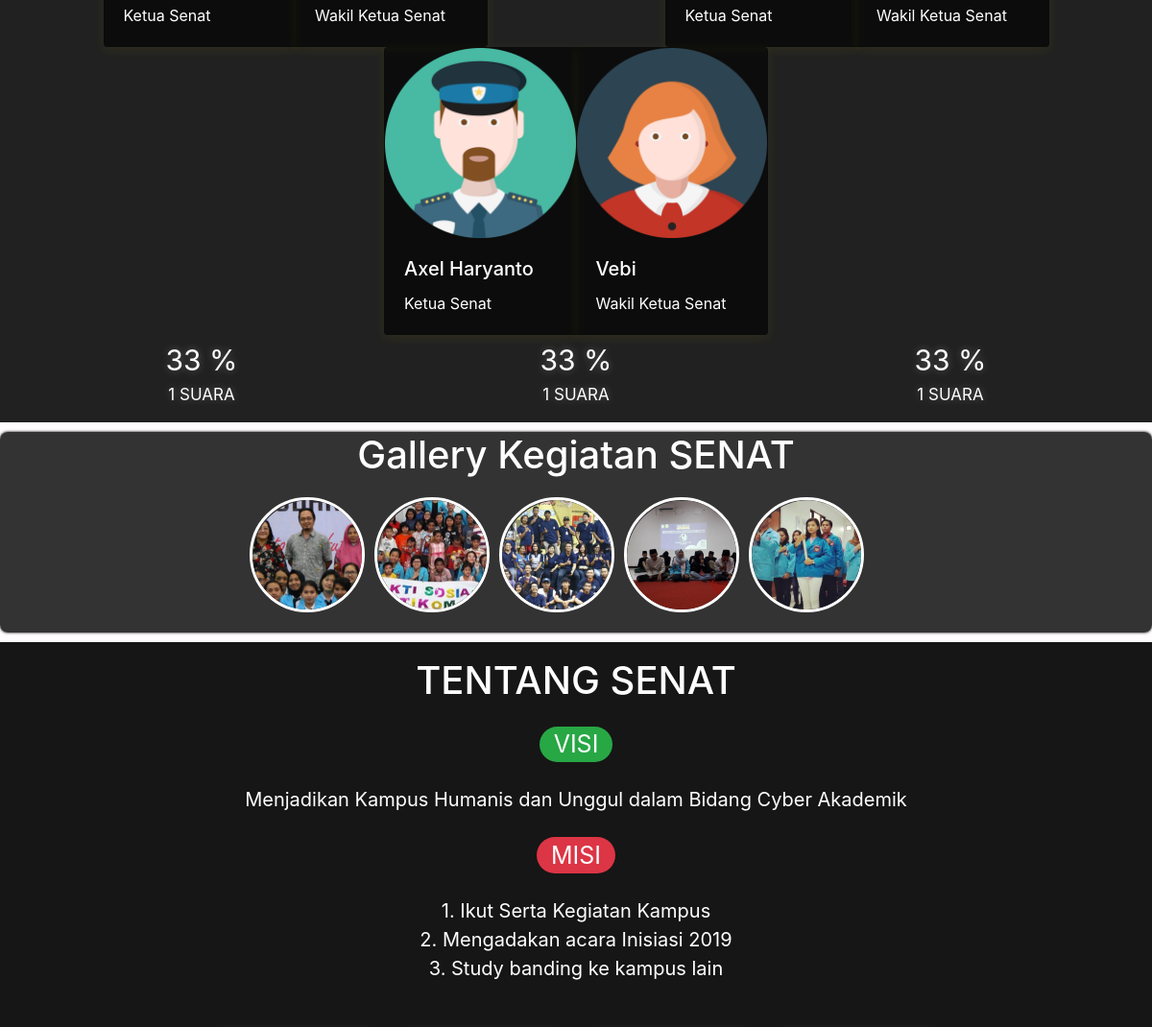
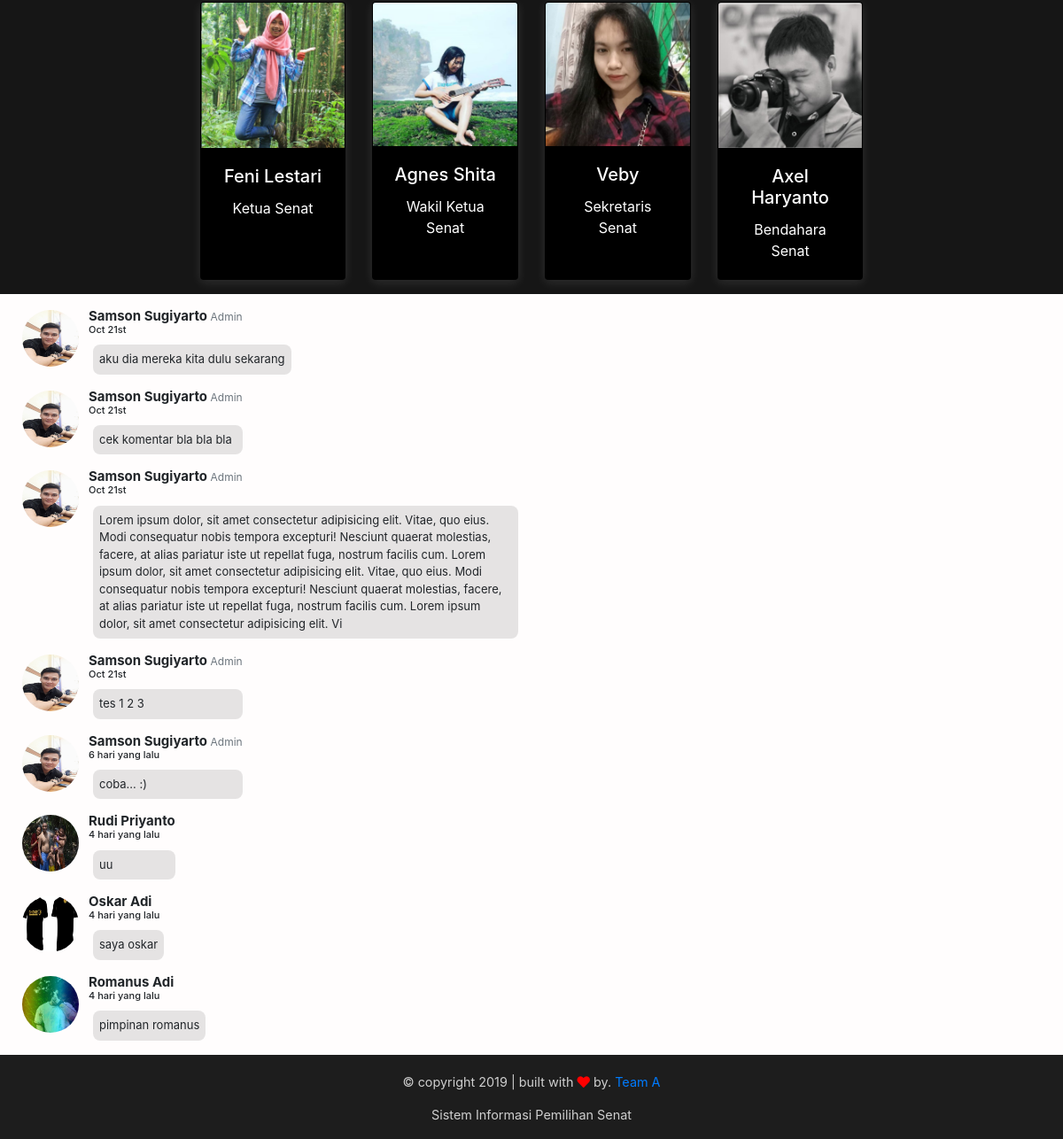
Before: / (lower part) with the older database file (2 pictures, top to bottom).
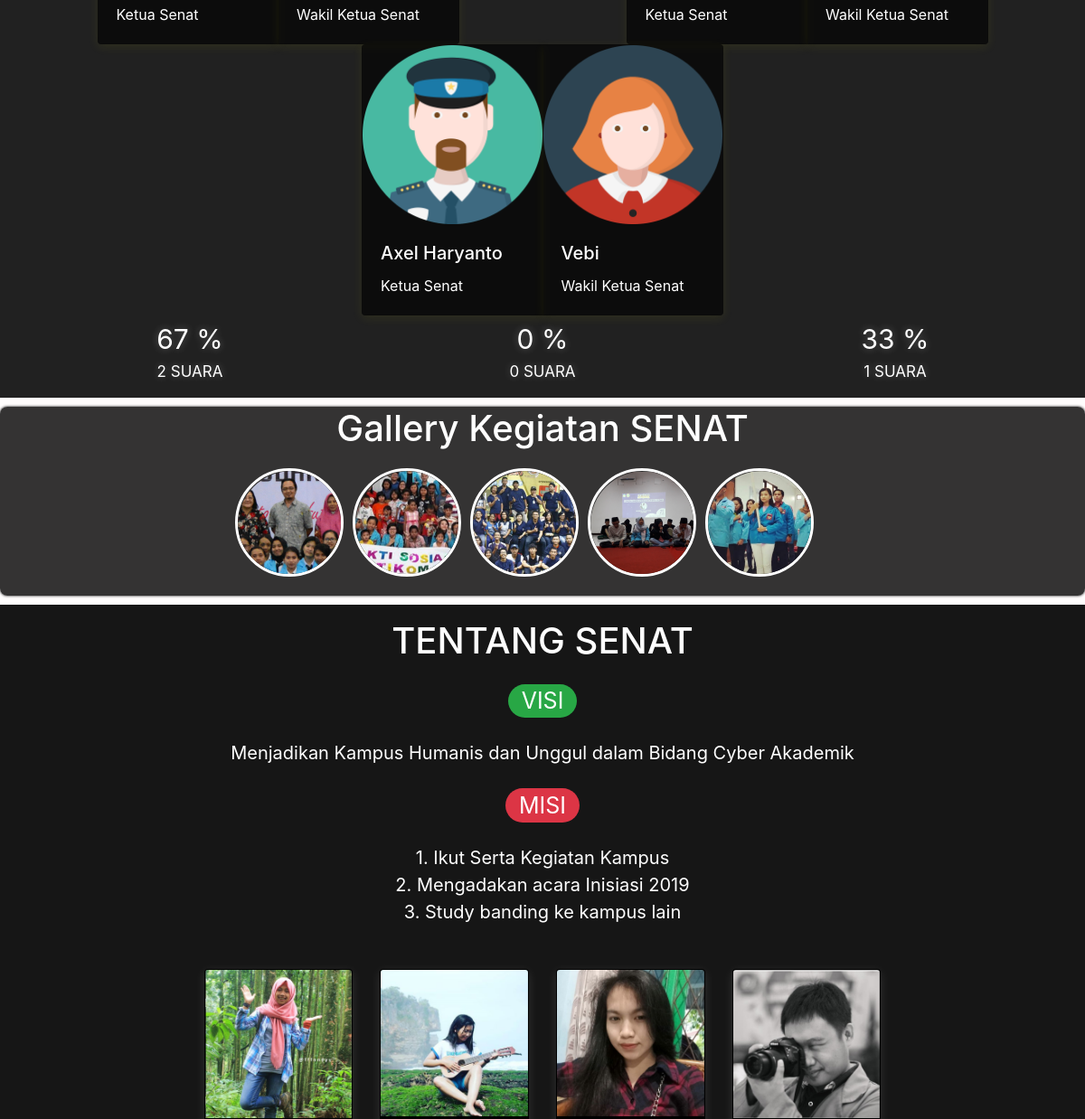
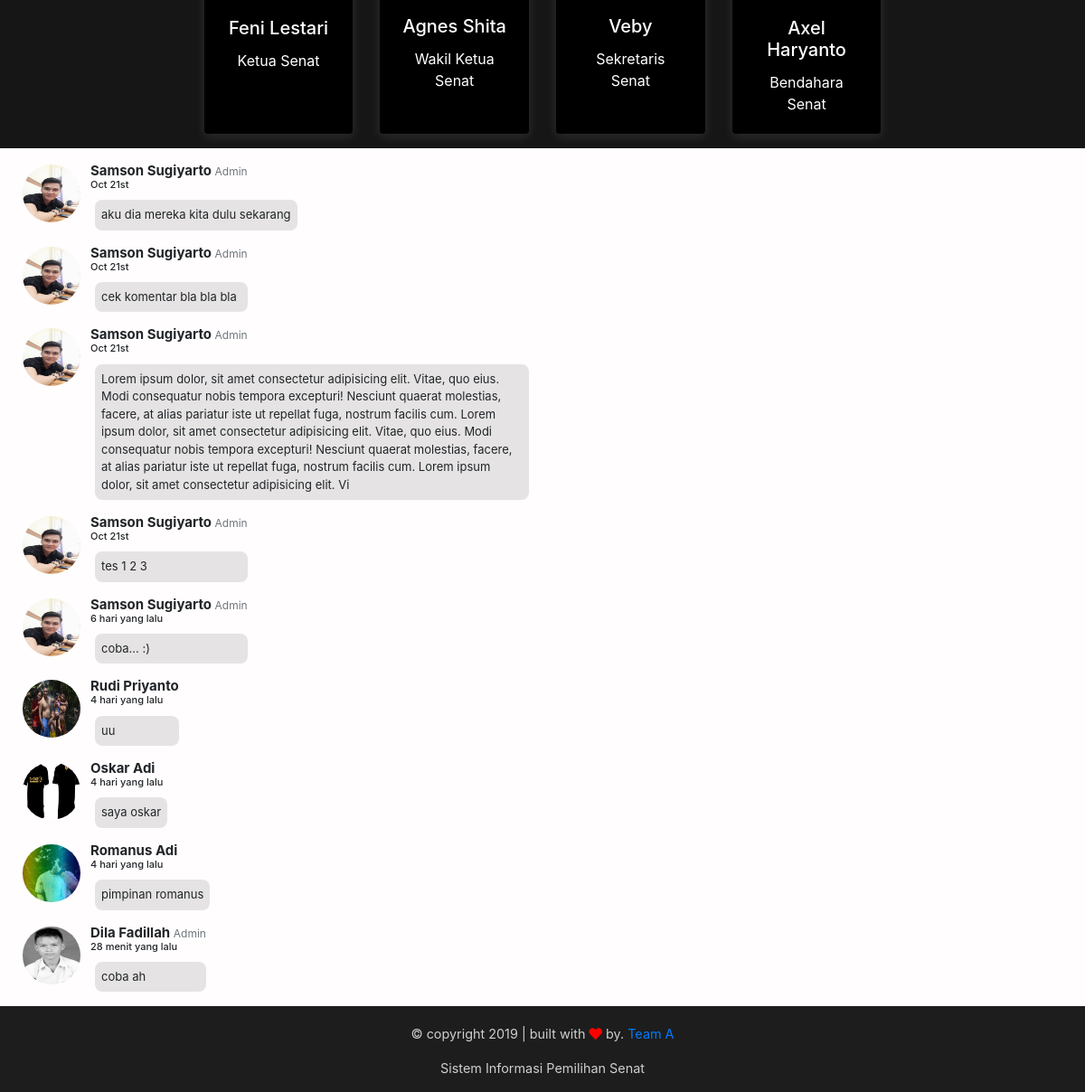
After: the same page with the newer database file (2 pictures, top to bottom).
### tables this page shows
CREATE TABLE `kandidat` (
  `no_kandidat` int(20) NOT NULL,
  `nama` varchar(100) NOT NULL,
  `wakil` varchar(128) NOT NULL,
  `jk_ketua` varchar(1) NOT NULL,
  `jk_wakil` varchar(1) NOT NULL,
  `email_ketua` varchar(128) NOT NULL,
  `email_wakil` varchar(128) NOT NULL,
  `hp_ketua` varchar(15) NOT NULL,
  `hp_wakil` varchar(15) NOT NULL,
  `visi` varchar(500) NOT NULL,
  `misi` varchar(1000) NOT NULL,
  `foto_ketua` varchar(128) NOT NULL,
  `foto_wakil` varchar(128) NOT NULL,
  `uraian` varchar(500) NOT NULL,
  `jumlah_suara` int(11) NOT NULL
);

CREATE TABLE `konfir_komentar` (
  `id_konfir` int(12) NOT NULL,
  `id_komentar` int(12) NOT NULL
);

CREATE TABLE `user` (
  `id` int(11) NOT NULL,
  `name` varchar(128) NOT NULL,
  `jk` varchar(1) NOT NULL,
  `email` varchar(128) NOT NULL,
  `hp` varchar(15) NOT NULL,
  `image` varchar(128) NOT NULL,
  `password` varchar(256) NOT NULL,
  `role_id` int(11) NOT NULL,
  `is_active` int(1) NOT NULL,
  `date_created` int(11) NOT NULL
);

CREATE TABLE `komentar` (
  `id` int(12) NOT NULL,
  `nama` varchar(50) NOT NULL,
  `waktu` varchar(20) NOT NULL,
  `uraian` varchar(500) NOT NULL,
  `image` varchar(50) NOT NULL,
  `role_id` int(2) NOT NULL
);

CREATE TABLE `mahasiswa` (
  `nim` int(15) NOT NULL,
  `name` varchar(128) NOT NULL,
  `jk` varchar(1) NOT NULL,
  `email` varchar(128) NOT NULL,
  `hp` varchar(20) NOT NULL,
  `image` varchar(128) NOT NULL,
  `password` varchar(256) NOT NULL,
  `role_id` int(15) NOT NULL,
  `is_active` int(1) NOT NULL,
  `kode_jurusan` int(50) NOT NULL
);

CREATE TABLE `dosen` (
  `nidn` int(15) NOT NULL,
  `name` varchar(128) NOT NULL,
  `password` varchar(256) NOT NULL,
  `jk` varchar(1) NOT NULL,
  `mengajar` varchar(128) NOT NULL,
  `email` varchar(128) NOT NULL,
  `hp` varchar(30) NOT NULL,
  `is_active` int(1) NOT NULL,
  `image` varchar(128) NOT NULL,
  `role_id` int(1) NOT NULL
);

CREATE TABLE `pimpinan` (
  `nidn` int(20) NOT NULL,
  `name` varchar(128) NOT NULL,
  `password` varchar(256) NOT NULL,
  `jk` varchar(1) NOT NULL,
  `jabatan` varchar(30) NOT NULL,
  `email` varchar(30) NOT NULL,
  `hp` varchar(20) NOT NULL,
  `is_active` int(1) NOT NULL,
  `image` varchar(50) NOT NULL,
  `role_id` int(1) NOT NULL
);

### application/controllers/Home.php (called while the page is built, shortened)
<?php
class Home extends CI_Controller
{
    public function index()
    {
        $query = "SELECT *
            FROM komentar INNER JOIN konfir_komentar
              ON komentar.id = konfir_komentar.id_komentar
              ORDER BY komentar.waktu ASC";
        $data['komentar'] = $this->db->query($query)->result_array();
        $data['kandidat'] = $this->db->get('kandidat')->result_array();
        $query = "SELECT sum(jumlah_suara) as jsuara FROM kandidat";
        $data['js'] = $this->db->query($query)->row_array();
        $this->load->view('home', $data);
    }
}

### index.php (called while the page is built, shortened)
<?php
require_once BASEPATH.'core/CodeIgniter.php';

### application/helpers/timesampai_helper.php (called while the page is built, shortened)
<?php
function timesampai($original)
{
    $chunks = array(
        array(60 * 60 * 24 * 365, 'tahun'),
        array(60 * 60 * 24 * 30, 'bulan'),
        array(60 * 60 * 24 * 7, 'minggu'),
        array(60 * 60 * 24, 'hari'),
        array(60 * 60, 'jam'),
        array(60, 'menit'),
    );
    $today = time();
    $since = $today - $original;
    if ($since > 604800) {
        $print = date("M jS", $original);
        return $print;
    }
    for ($i = 0, $j = count($chunks); $i < $j; $i++) {
        $seconds = $chunks[$i][0];
        $name = $chunks[$i][1];
        if (($count = floor($since / $seconds)) != 0)
            break;
    }
    $print = ($count == 1) ? '1 ' . $name : "$count {$name}";
    return $print . ' yang lalu';
}

### application/views/home.php (the view, shortened to what the rows shown need)
<!doctype html>
<html lang="en" id="home">
<head>
    <link rel="stylesheet" href="assets/css/reset.css">
    <link rel="stylesheet" href="https://use.fontawesome.com/releases/v5.7.0/css/all.css">
    <link rel="stylesheet" href="https://stackpath.bootstrapcdn.com/bootstrap/4.1.3/css/bootstrap.min.css">
    <link rel="stylesheet" href="<?= base_url('assets/css/style.css') ?>">
</head>
<body>
    <section id="voting">
        <div class="row workingspace">
            <div class="col-lg">
                <div class="row justify-content-around pt-4">
                    <?php foreach ($kandidat as $kand) : ?>
                        <div class="card-group">
                            <div class="card cardfoto">
                                <img src="<?= base_url('assets/img/profile/kandidat/') . $kand['foto_ketua']; ?>" class="card-img-top" alt="...">
                                <div class="card-body">
                                    <h5 class="card-title"><?= $kand['nama']; ?></h5>
                                    <p class="card-text">Ketua Senat</p>
                                </div>
                            </div>
                            <div class="card cardfoto">
                                <img src="<?= base_url('assets/img/profile/kandidat/') . $kand['foto_wakil']; ?>" class="card-img-top" alt="...">
                                <div class="card-body">
                                    <h5 class="card-title"><?= $kand['wakil']; ?></h5>
                                    <p class="card-text">Wakil Ketua Senat</p>
                                </div>
                            </div>
                        </div>
                    <?php endforeach; ?>
                </div>
                <div class="row justify-content-around mt-2">
                    <?php foreach ($kandidat as $kand) : ?>
                        <div class="col-4">
                            <?php
                                $b = $js['jsuara'];
                                if ($b != 0) {
                                    $hasil = round($kand['jumlah_suara'] / $js['jsuara'] * 100);
                                } else {
                                    $hasil = $kand['jumlah_suara'];
                                }
                                ?>
                            <h3><span><?= $hasil ?> %</span></h3>
                        </div>
                    <?php endforeach; ?>
                </div>
                <div class="row justify-content-around">
                    <?php foreach ($kandidat as $kand) : ?>
                        <div class="col">
                            <h3 style="font-size: 17px;"> <?= $kand['jumlah_suara']; ?> Suara</h3>
                        </div>
                    <?php endforeach; ?>
                </div>
            </div>
        </div>
    </section>
    <div class="container2 gambar" id="gallery">
        <h1>Gallery Kegiatan SENAT</h1>
    </div>
    <div class="row justify-content-center" id="personil">
        <div class="col-12 zero-panel text-center background1">
            <div class="font">
                <h1>TENTANG SENAT</h1>
            </div>
            <div class="row mt-4 justify-content-center">
                <div class="col-md-auto visibtn">
                    <h2 class="badge badge-pill badge-success"><span>VISI</span> </h2>
                </div>
            </div>
            <div class="row mt-2 justify-content-center">
                <div class="col-md-auto visibtn">
                    <h2 class="badge badge-pill badge-danger"><span>MISI</span> </h2>
                </div>
            </div>
        </div>
    </div>
    <div class="row justify-content-start mt-3">
        <div class="col-6  komen">
            <?php foreach ($komentar as $komen) : ?>
                <?php
                    $user = $this->db->get_where('user', ['name' => $komen['nama']])->row_array();
                    $pimpinan = $this->db->get_where('pimpinan', ['name' => $komen['nama']])->row_array();
                    $dosen = $this->db->get_where('dosen', ['name' => $komen['nama']])->row_array();
                    $mhs = $this->db->get_where('mahasiswa', ['name' => $komen['nama']])->row_array();
                    ?>
                <div class="row">
                    <div class="col-auto-6">
                        <img style="height: 4rem; width: 4rem;" src=" <?php if ($komen['role_id'] == 1 || $komen['role_id'] == 2) : ?>
                        <?= base_url('assets/img/profile/') . $user['image']; ?>
                        <?php elseif ($komen['role_id'] == 3) : ?>
                        <?= base_url('assets/img/profile/pimpinan/') . $pimpinan['image']; ?>
                        <?php elseif ($komen['role_id'] == 4) : ?>
                        <?= base_url('assets/img/profile/dosen/') . $dosen['image']; ?>
                        <?php elseif ($komen['role_id'] == 5) : ?>
                        <?= base_url('assets/img/profile/mahasiswa/') . $mhs['image']; ?>
                        <?php endif; ?>" class="img-profile rounded-circle float-left" alt="...">
                        <?php if ($komen['role_id'] == 1 || $komen['role_id'] == 2) : ?>
                            <h6><?= $komen['nama']; ?> <small class="text-muted">Admin </small></h6>
                        <?php else : ?>
                            <h6><?= $komen['nama']; ?></h6>
                        <?php endif; ?>
                        <h5> <?= timesampai(strtotime($komen['waktu'])); ?></h5>
                        <p><?= $komen['uraian']; ?></p>
                    </div>
                </div>
            <?php endforeach; ?>
        </div>
    </div>
</body>
</html>

Changed rows visible on the page:
changed kandidat (number 1 of 3 on the later page): hasil "33" → "67"; jumlah_suara "1" → "2"
changed kandidat (number 2 of 3 on the later page): jumlah_suara "33" → "0"; jumlah_suara "1" → "0"
added konfir_komentar: user.image (picture), id_komentar.nama "Dila Fadillah", id_komentar.waktu "28 menit yang lalu", id_komentar.uraian "coba ah"
